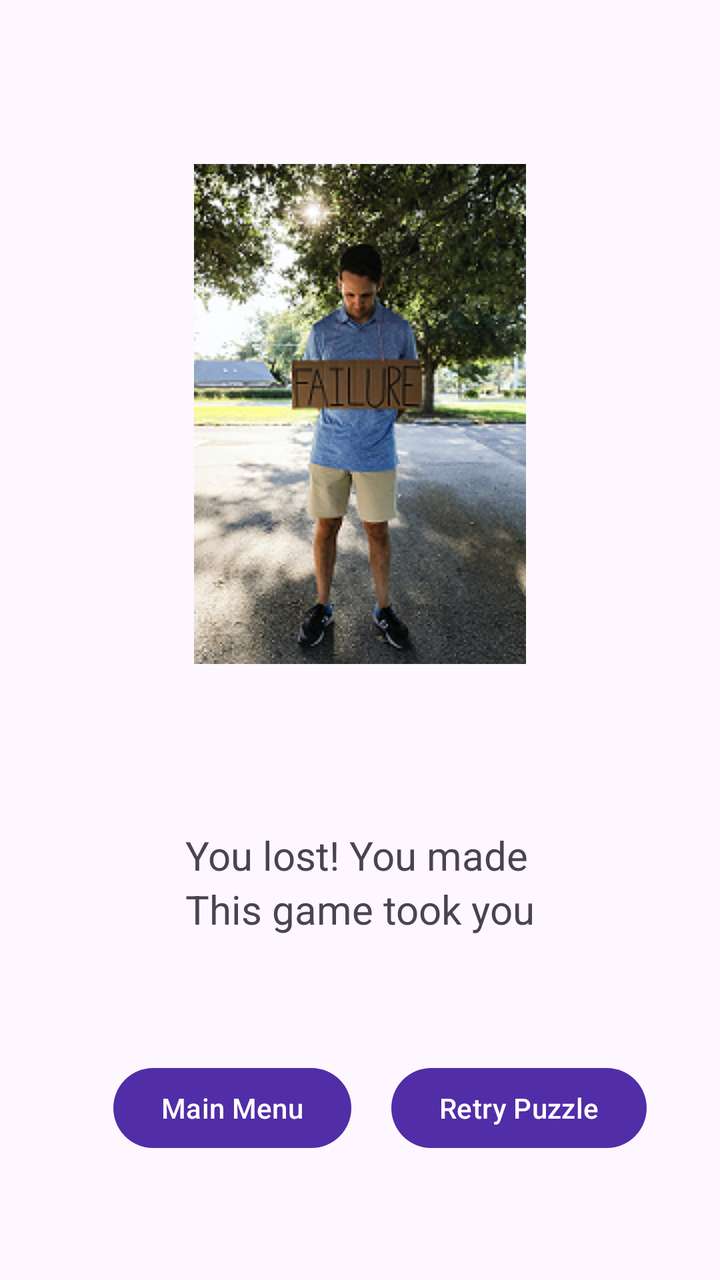
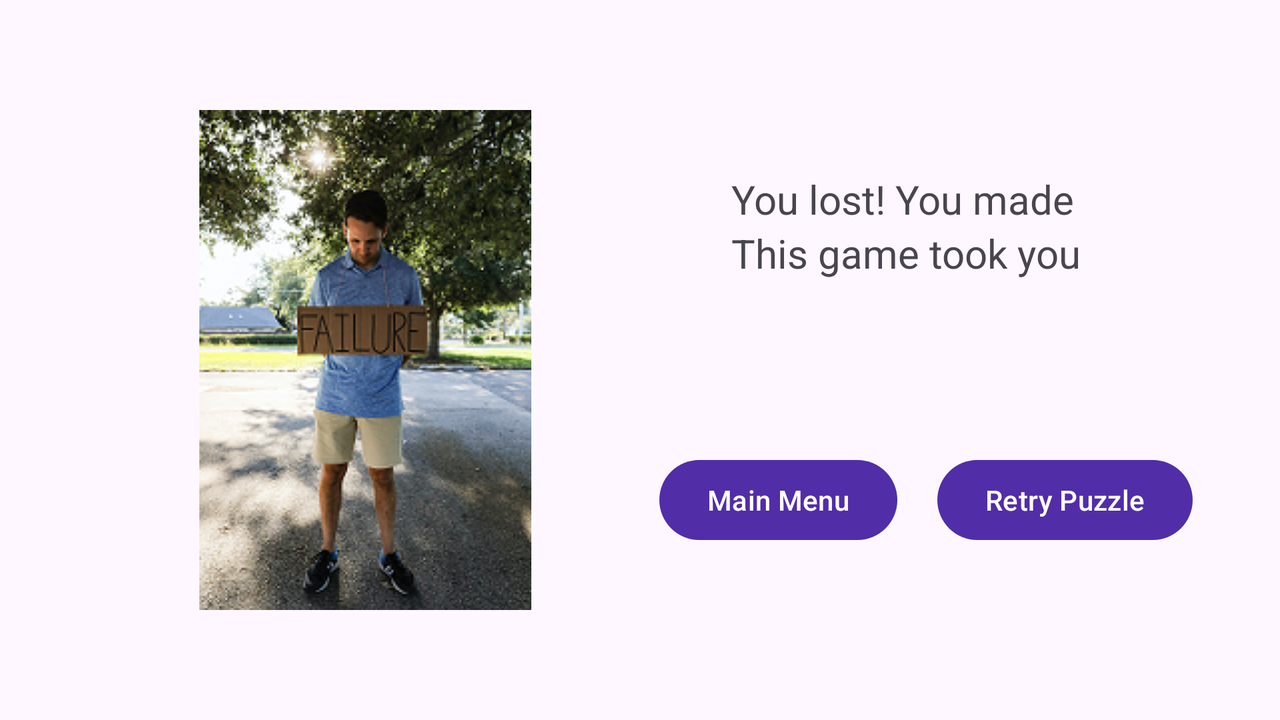

An Android layout and its configuration variant, each rendered on a device that would load it. The default file and the variant file are quoted in full after the pictures.
<!-- AndroidManifest.xml: application theme Theme.WordSudoku -->
<!-- res/layout/fragment_puzzle_result.xml -->
<?xml version="1.0" encoding="utf-8"?>
<androidx.constraintlayout.widget.ConstraintLayout xmlns:android="http://schemas.android.com/apk/res/android"
    xmlns:app="http://schemas.android.com/apk/res-auto"
    android:layout_width="match_parent"
    android:layout_height="match_parent"
    android:id="@+id/ResultsFragmentPage">


    <ImageView
        android:id="@+id/result_image_view"
        android:layout_width="wrap_content"
        android:layout_height="wrap_content"
        android:layout_marginVertical="20dp"
        app:layout_constraintBottom_toTopOf="@+id/puzzle_result_view"
        app:layout_constraintEnd_toEndOf="parent"
        app:layout_constraintStart_toStartOf="parent"
        app:layout_constraintTop_toTopOf="parent"
        app:srcCompat="@drawable/fail" />

    <LinearLayout
        android:id="@+id/puzzle_result_view"
        android:layout_width="wrap_content"
        android:layout_height="wrap_content"
        android:orientation="vertical"
        app:layout_constraintBottom_toTopOf="@id/result_buttons_layout"
        app:layout_constraintEnd_toEndOf="parent"
        app:layout_constraintStart_toStartOf="parent"
        app:layout_constraintTop_toBottomOf="@id/result_image_view" >
        <TextView
            android:id="@+id/puzzle_result_message_text_view"
            android:layout_width="wrap_content"
            android:layout_height="wrap_content"
            android:text="@string/msg_fail"
            android:textSize="20sp"
            />
        <TextView
            android:id="@+id/puzzle_result_timer_text_view"
            android:layout_width="wrap_content"
            android:layout_height="wrap_content"
            android:text="@string/msg_puzzle_timer"
            android:textSize="20sp"
            />


    </LinearLayout>



    <LinearLayout
        android:id="@+id/result_buttons_layout"
        android:layout_width="wrap_content"
        app:layout_constraintBottom_toBottomOf="parent"
        app:layout_constraintStart_toStartOf="parent"
        app:layout_constraintEnd_toEndOf="parent"
        app:layout_constraintTop_toBottomOf="@+id/puzzle_result_view"
        android:layout_height="wrap_content">
    <Button
        android:id="@+id/main_menu_button"
        android:layout_width="wrap_content"
        android:layout_height="wrap_content"
        android:layout_marginHorizontal="20dp"
        android:text="@string/menu_main_menu_btn"
        app:layout_constraintHorizontal_bias="0.5"

/>

    <Button
        android:id="@+id/result_retry_puzzle_button"
        android:layout_width="wrap_content"
        android:layout_height="wrap_content"
        android:text="@string/retry_puzzle_btn" />
    </LinearLayout>


</androidx.constraintlayout.widget.ConstraintLayout>
<!-- resources referenced by this layout -->
<resources>
  <!-- drawable fail: png bitmap (drawable, 113664 bytes) -->
  <string name="menu_main_menu_btn">Main Menu</string>
  <string name="msg_fail">You lost! You made </string>
  <string name="msg_puzzle_timer"> This game took you </string>
  <string name="retry_puzzle_btn">Retry Puzzle</string>
  <style name="Theme.WordSudoku" parent="Theme.Material3.DayNight">
          
          <item name="colorPrimary">@color/purple_700</item>
          <item name="colorPrimaryVariant">@color/violet_500</item>
          <item name="colorOnPrimary">@color/white</item>
          
          <item name="colorSecondary">@color/yellow_200</item>
          <item name="colorSecondaryVariant">@color/yellow_700</item>
          <item name="colorOnSecondary">@color/black</item>
          
          <item name="android:statusBarColor">?attr/colorPrimaryVariant</item>
          
      </style>
  <color name="purple_700">#512DA8</color>
  <color name="violet_500">#9C27B0</color>
  <color name="white">#FFFFFFFF</color>
  <color name="yellow_200">#FFE082</color>
  <color name="yellow_700">#FBC02D</color>
  <color name="black">#FF000000</color>
</resources>
<!-- res/layout-land/fragment_puzzle_result.xml (the repository's variant of the layout above) -->
<!-- drawn on the phone turned sideways -->
<?xml version="1.0" encoding="utf-8"?>
<androidx.constraintlayout.widget.ConstraintLayout xmlns:android="http://schemas.android.com/apk/res/android"
    xmlns:app="http://schemas.android.com/apk/res-auto"
    android:layout_width="match_parent"
    android:layout_height="match_parent"
    android:id="@+id/ResultsFragmentPage">


    <ImageView
        android:id="@+id/result_image_view"
        android:layout_width="wrap_content"
        android:layout_height="wrap_content"
        android:layout_marginVertical="20dp"
        app:layout_constraintBottom_toBottomOf="parent"
        app:layout_constraintEnd_toStartOf="@id/puzzle_result_view"
        app:layout_constraintStart_toStartOf="parent"
        app:layout_constraintTop_toTopOf="parent"
        app:srcCompat="@drawable/fail" />

    <LinearLayout
        android:id="@+id/puzzle_result_view"
        android:layout_width="wrap_content"
        android:layout_height="wrap_content"
        android:orientation="vertical"
        app:layout_constraintBottom_toTopOf="@id/result_buttons_layout"
        app:layout_constraintEnd_toEndOf="parent"
        app:layout_constraintStart_toEndOf="@id/result_image_view"
        app:layout_constraintTop_toTopOf="parent">

        <TextView
            android:id="@+id/puzzle_result_message_text_view"
            android:layout_width="wrap_content"
            android:layout_height="wrap_content"
            android:text="@string/msg_fail"
            android:textSize="20sp"
            />
        <TextView
            android:id="@+id/puzzle_result_timer_text_view"
            android:layout_width="wrap_content"
            android:layout_height="wrap_content"
            android:text="@string/msg_puzzle_timer"
            android:textSize="20sp"
            />
    </LinearLayout>

    <LinearLayout
        android:id="@+id/result_buttons_layout"
        android:layout_width="wrap_content"
        app:layout_constraintBottom_toBottomOf="parent"
        app:layout_constraintStart_toEndOf="@id/result_image_view"
        app:layout_constraintEnd_toEndOf="parent"
        app:layout_constraintTop_toBottomOf="@id/puzzle_result_view"
        android:layout_height="wrap_content">
        <Button
            android:id="@+id/main_menu_button"
            android:layout_width="wrap_content"
            android:layout_height="wrap_content"
            android:layout_marginHorizontal="20dp"
            android:text="@string/menu_main_menu_btn"
            />

        <Button
            android:id="@+id/result_retry_puzzle_button"
            android:layout_width="wrap_content"
            android:layout_height="wrap_content"
            android:text="@string/retry_puzzle_btn" />
    </LinearLayout>


</androidx.constraintlayout.widget.ConstraintLayout>
